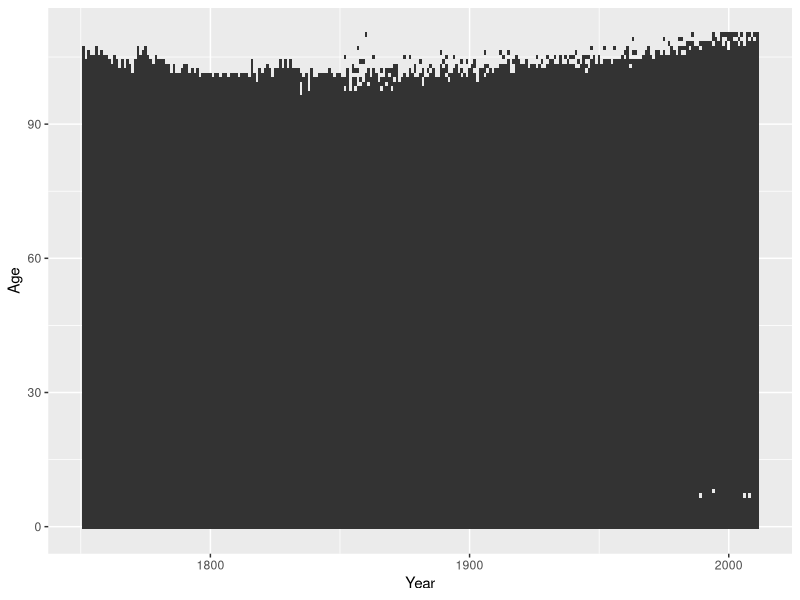
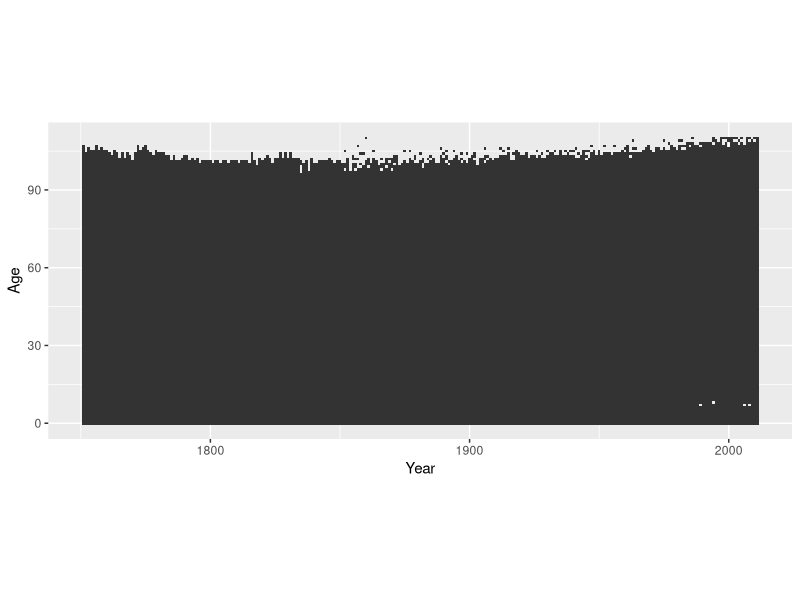
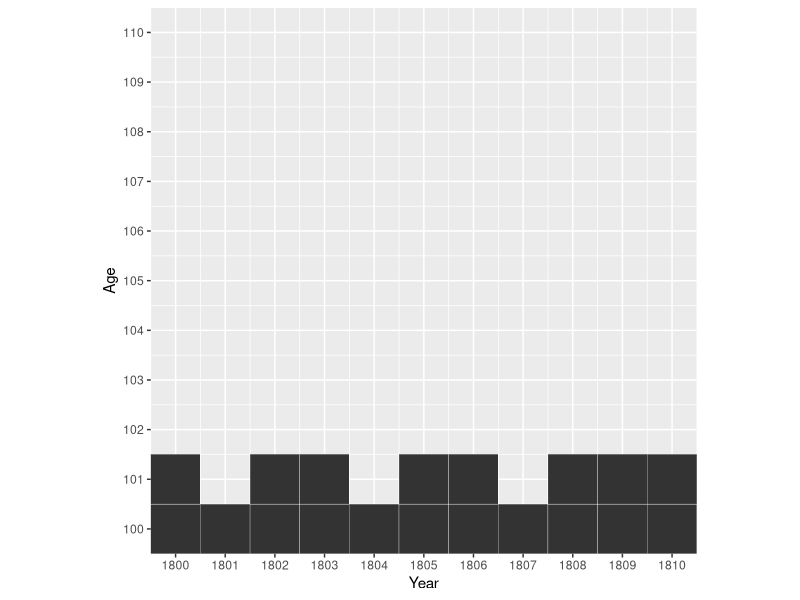
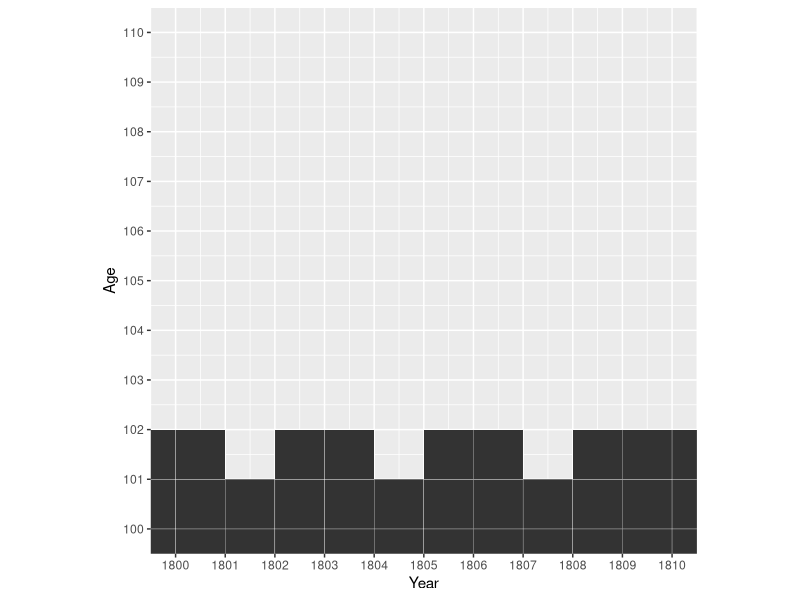
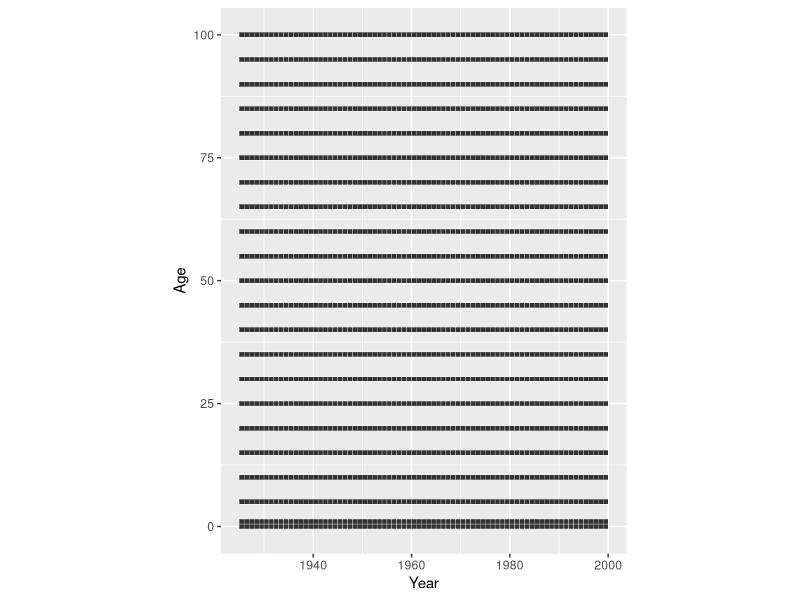
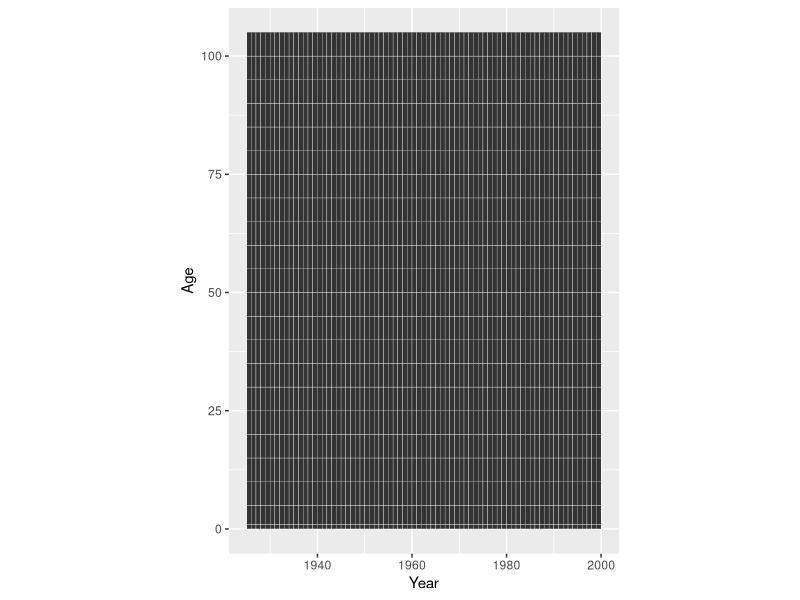
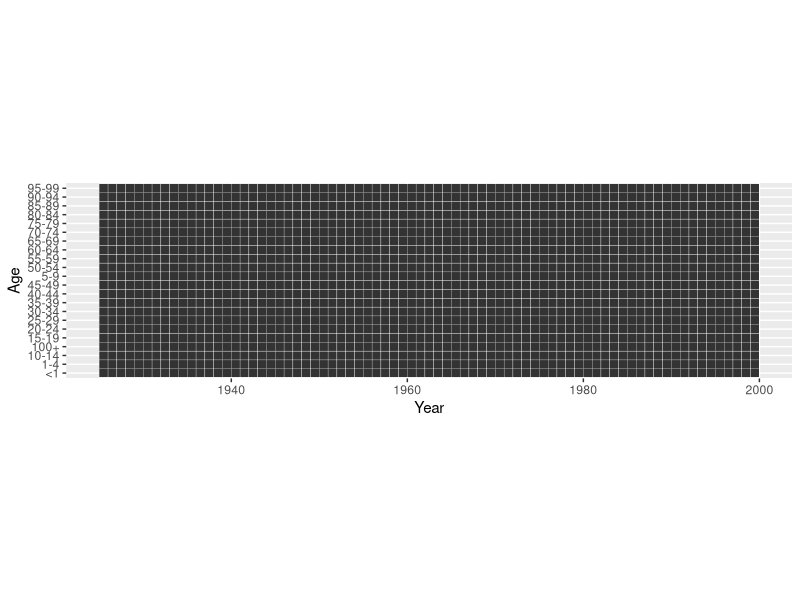
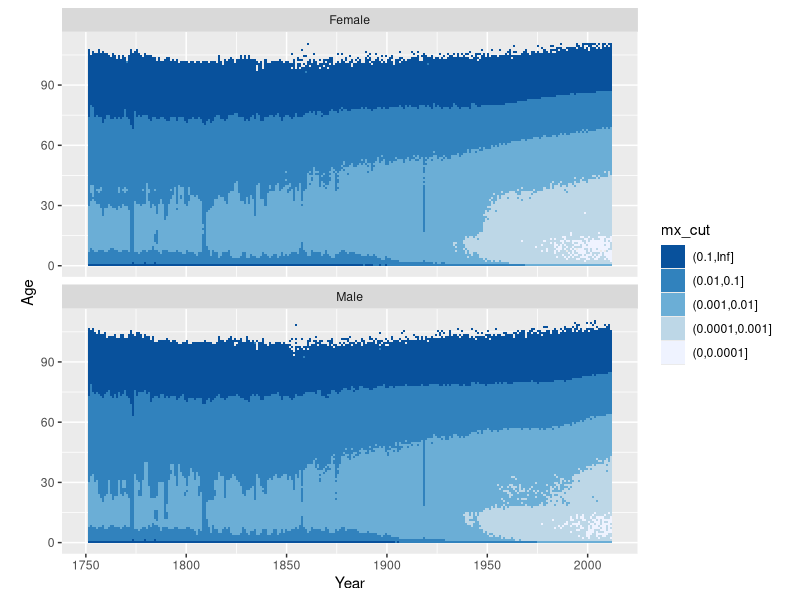

Generate these figures, in order, with R:
#' ---
#' title: "ggplot: Lexis Surface Plots and the Effective Use of Color"
#' author: "Jonas Schöley"
#' date: "June 19, 2017"
#' output:
#'   github_document:
#'     toc: true
#' ---

library(tidyverse)

#'## Lexis Surfaces in GGplot

#' Lexis surfaces show the value of a third variable on a period-age-grid. If
#' the value of the third variable is given via colour the resulting plot is
#' known as "Heatmap" and used in many disciplines. In ggplot we produce
#' heatmaps using `geom_tile()` or `geom_rect()`. These geometries draw
#' rectangles at specified xy-positions. By default all rectangles are equal in
#' size. They can be coloured according to some variable in the data.
#'
#' `geom_rect()` is faster and produces smaller pdf's, while `geom_tile()`
#' allows to specify the dimensions of the rectangles making it useful for
#' data that does not come in single year period and age intervals.
#'
#' For now we will ignore the colouring aspect and just look at how ggplot draws
#' rectangles.

#'### 1x1 year data

#' We work with data from the [Human Mortality
#' Database](http://www.mortality.org) -- Swedish period mortality rates by sex.

swe <- read_csv("mortality_surface_sweden.csv")
head(swe)

#' Only specifying x and y position and omitting colour puts a grey rectangle at
#' every xy position that appears in the data. The resulting plot gives us
#' information about the period-ages where we have mortality data on Swedish
#' females.

swe %>% filter(Sex == "Female") %>%
  ggplot() +
  geom_tile(aes(x = Year, y = Age))

#' When constructing Lexis surfaces it is a good idea to use isometric scales.
#' The distance corresponding to a single year should be the same on the x and
#' the y scales (a 1x1 rectangle should actually be a square). We can force such
#' an equality by adding a suitable coordinate layer.

swe %>% filter(Sex == "Female") %>%
  ggplot() +
  geom_tile(aes(x = Year, y = Age)) +
  coord_equal()

#' By default the small rectangles have a width and height of 1 scale unit and
#' are drawn over the mid-points of the corresponding x and y values.

swe %>% filter(Sex == "Female") %>%
  ggplot() +
  geom_tile(aes(x = Year, y = Age), colour = "white") +
  scale_x_continuous(breaks = 1800:1810) +
  scale_y_continuous(breaks = 100:110) +
  coord_equal(xlim = c(1800, 1810), ylim = c(100, 110))

#' Shifting the data by 0.5 in x and y aligns things neatly.

swe %>% filter(Sex == "Female") %>%
  mutate(Year = Year + 0.5, Age = Age + 0.5) %>%
  ggplot() +
  geom_tile(aes(x = Year, y = Age), colour = "white") +
  scale_x_continuous(breaks = 1800:1810) +
  scale_y_continuous(breaks = 100:110) +
  coord_equal(xlim = c(1800, 1810), ylim = c(100, 110))

#'### nxm year data

#' If our data does not come in single year and age groups we have to adjust
#' the `width` and/or `height` of the rectangles. `width` and `height` are
#' regular aesthetics and can be mapped to variables in the data.

cod <- read_csv("cod.csv")
head(cod)

#' The Cause of Death data features age groups of different sizes (1, 4, or 5
#' years). This is how it looks like if we plot it without any regard to the
#' size of the age groups.

cod %>% filter(Sex == "Female") %>%
  mutate(Year = Year + 0.5) %>%
  ggplot() +
  geom_tile(aes(x = Year, y = Age),
            colour = "white") +
  coord_equal()

#' Now we shift the rectangles away from the age midpoint and scale them
#' in height according to the width of the age group.

cod %>% filter(Sex == "Female") %>%
  mutate(Year = Year + 0.5, Age = Age + w/2) %>%
  ggplot() +
  geom_tile(aes(x = Year, y = Age, height = w),
            colour = "white") +
  coord_equal()

#'### Discrete Period and Age Scales

#' If we use discrete axis (happens automatically if we supply a non-numeric
#' variable to the x or y aesthetic) we loose any control over the placement of
#' the age or period groups. They will be equally spaced along the axis.

cod %>% filter(Sex == "Female") %>%
  mutate(Year = Year + 0.5, Age = AgeGr) %>%
  ggplot() +
  geom_tile(aes(x = Year, y = Age), colour = "white") +
  coord_equal()

#' **Avoid character or factor variables as your period or age groups.**
#' Whenever possible go with numeric "Start of Interval" and "Interval Width"
#' variables.

#'## Sequential Colour Scales: Plotting Magnitudes

#' If we plot magnitudes we would like to use a colour scale which has an
#' intrinsic ordering to it. Scales that vary from dark to light are suitable
#' and we call them "sequential". `scale_fill_brewer(type = "seq")` provides
#' you with such a scale.

breaks_mx <- c(0, 0.0001, 0.001, 0.01, 0.1, Inf)
swe %>%
  mutate(Year = Year + 0.5, Age = Age + 0.5,
         mx_cut = cut(mx, breaks = breaks_mx)) %>%
  ggplot() +
  geom_tile(aes(x = Year, y = Age, fill = mx_cut)) +
  scale_fill_brewer(type = "seq") +
  facet_wrap(~Sex, ncol = 1) +
  guides(fill = guide_legend(reverse = TRUE)) +
  coord_equal()

#' Continuous colour scales take the form of a smooth colour gradient. Getting
#' the gradient to look like you want can be tricky.

swe %>%
  mutate(Year = Year + 0.5, Age = Age + 0.5) %>%
  ggplot() +
  geom_tile(aes(x = Year, y = Age, fill = mx)) +
  scale_fill_distiller(type = "seq", palette = "PuBuGn") +
  facet_wrap(~Sex, ncol = 1) +
  coord_equal()

#' Log transform the colour scale.

swe %>%
  mutate(Year = Year + 0.5, Age = Age + 0.5) %>%
  ggplot() +
  geom_tile(aes(x = Year, y = Age, fill = mx)) +
  scale_fill_distiller(type = "seq", palette = "PuBuGn", trans = "log10") +
  facet_wrap(~Sex, ncol = 1) +
  coord_equal()

#' Make high values dark and low values light.

swe %>%
  mutate(Year = Year + 0.5, Age = Age + 0.5) %>%
  ggplot() +
  geom_tile(aes(x = Year, y = Age, fill = mx)) +
  scale_fill_distiller(type = "seq", palette = "PuBuGn", trans = "log10",
                       direction = 1) +
  facet_wrap(~Sex, ncol = 1) +
  coord_equal()

#' Rescale the colour gradient to increase contrast.

swe %>%
  mutate(Year = Year + 0.5, Age = Age + 0.5) %>%
  ggplot() +
  geom_tile(aes(x = Year, y = Age, fill = mx)) +
  scale_fill_distiller(type = "seq", palette = "PuBuGn", trans = "log10",
                       direction = 1,
                       values = c(0, 0.3, 0.4, 0.5, 0.6, 1)) +
  facet_wrap(~Sex, ncol = 1) +
  coord_equal()

#' Throw away data outside of the limits.

swe %>%
  mutate(Year = Year + 0.5, Age = Age + 0.5) %>%
  ggplot() +
  geom_tile(aes(x = Year, y = Age, fill = mx)) +
  scale_fill_distiller(type = "seq", palette = "PuBuGn", trans = "log10",
                       direction = 1,
                       values = c(0, 0.3, 0.4, 0.5, 0.6, 1),
                       limits = c(0.001, 0.5)) +
  facet_wrap(~Sex, ncol = 1) +
  coord_equal()

#' Or instead *squish* the out-of-bounds data into the limits.

swe %>%
  mutate(Year = Year + 0.5, Age = Age + 0.5) %>%
  ggplot() +
  geom_tile(aes(x = Year, y = Age, fill = mx)) +
  scale_fill_distiller(type = "seq", palette = "PuBuGn", trans = "log10",
                       direction = 1,
                       values = c(0, 0.3, 0.4, 0.5, 0.6, 1),
                       limits = c(0.001, 0.5),
                       oob = scales::squish) +
  facet_wrap(~Sex, ncol = 1) +
  coord_equal()

#'## Divergent Colour Scales: Plotting Differences & Proportions

breaks_prop_mx <- c(0, 0.5, 0.7, 0.9, 1.1, 1.3, 1.5, Inf)
swe %>%
  mutate(Year = Year + 0.5, Age = Age + 0.5) %>%
  select(-Dx, -Nx) %>%
  tidyr::spread(key = Sex, value = mx) %>%
  mutate(fm_prop_mx = Female / Male,
         fm_prop_mx_disc = cut(fm_prop_mx, breaks_prop_mx)) %>%
  ggplot() +
  geom_tile(aes(x = Year, y = Age, fill = fm_prop_mx_disc)) +
  scale_fill_brewer(type = "div", palette = 5, direction = -1) +
  guides(fill = guide_legend(reverse = TRUE)) +
  coord_equal() +
  theme_dark()

#' Continuous variant.

swe %>%
  mutate(Year = Year + 0.5, Age = Age + 0.5) %>%
  select(-Dx, -Nx) %>%
  tidyr::spread(key = Sex, value = mx) %>%
  mutate(fm_diff_mx = Female / Male) %>%
  ggplot() +
  geom_tile(aes(x = Year, y = Age, fill = fm_diff_mx)) +
  # takes 6 colours from a brewer palette and interpolates
  scale_fill_distiller(type = "div",
                       palette = "RdBu",
                       trans = "log2",
                       limits = c(0.5, 2),
                       oob = scales::squish) +
  coord_equal()

#'## Qualitative Colour Scales: Plotting Group Membership

cod %>%
  mutate(Year = Year + 0.5, Age = Age + w/2) %>%
  ggplot() +
  geom_tile(aes(x = Year, y = Age, height = w, fill = COD)) +
  coord_equal() +
  facet_wrap(~Sex, ncol = 2)

#'## Using area instead of colour

#' Let's plot a surface of the number of deaths by age. Instead of color as
#' primary visual encoding we draw points of varying size.

swe %>%
  filter(Sex == "Female") %>%
  mutate(Year = Year + 0.5, Age = Age + 0.5) %>%
  ggplot(aes(x = Year, y = Age)) +
  geom_point(aes(size = Dx))

#' Not helpful. We can set the shape of the points to an open circle
#' to clean up a bit.

swe %>%
  filter(Sex == "Female") %>%
  mutate(Year = Year + 0.5, Age = Age + 0.5) %>%
  ggplot(aes(x = Year, y = Age)) +
  geom_point(aes(size = Dx), shape = 1)

#' Still not good. Maybe reducing the number of circles would work. In order
#' to do so we need to aggregate the data into wider period and age groups. For
#' simple aggregations we can use the *summary2d* feature in ggplot. It cuts
#' up the area of the plot into larger bins and performs a summary operation
#' on the data in each bin. We will sum up the death counts in each 5x5 year
#' square.

swe %>%
  filter(Sex == "Female") %>%
  mutate(Year = Year + 0.5, Age = Age + 0.5) %>%
  ggplot(aes(x = Year, y = Age)) +
  geom_point(aes(z = Dx, size = ..value..), shape = 1,
             stat = "summary2d",
             binwidth = c(5, 5),
             fun = sum)
  
#' Change the size scale to area.

swe %>%
  filter(Sex == "Female") %>%
  mutate(Year = Year + 0.5, Age = Age + 0.5) %>%
  ggplot(aes(x = Year, y = Age)) +
  geom_point(aes(z = Dx, size = ..value..), shape = 1,
             stat = "summary2d",
             binwidth = c(5, 5),
             fun = sum) +
  scale_size_area()

#' Colour the points.

swe %>%
  filter(Sex == "Female") %>%
  mutate(Year = Year + 0.5, Age = Age + 0.5) %>%
  ggplot(aes(x = Year, y = Age)) +
  geom_point(aes(z = Dx, size = ..value.., colour = ..value..),
             stat = "summary2d",
             binwidth = c(5, 5),
             fun = sum) +
  scale_size_area() +
  theme_classic()

#'## Further Reading

#' - [Brilliant color advice from NASA](earthobservatory.nasa.gov/blogs/elegantfigures/2013/08/05/subtleties-of-color-part-1-of-6)
#' - [Color scale generator](http://vrl.cs.brown.edu/color)
#' - [Color scales for data-viz](colorbrewer2.org)
#' - Brewer, Cynthia A. 1994. “Guidelines for Use of the Perceptual Dimensions
#'     of Color for Mapping and Visualization.” In SPIE, edited by Jan Bares,
#'     2171:54–63. doi:10.1117/12.175328.

sessionInfo()

#' cc-by Jonas Schöley 2017
